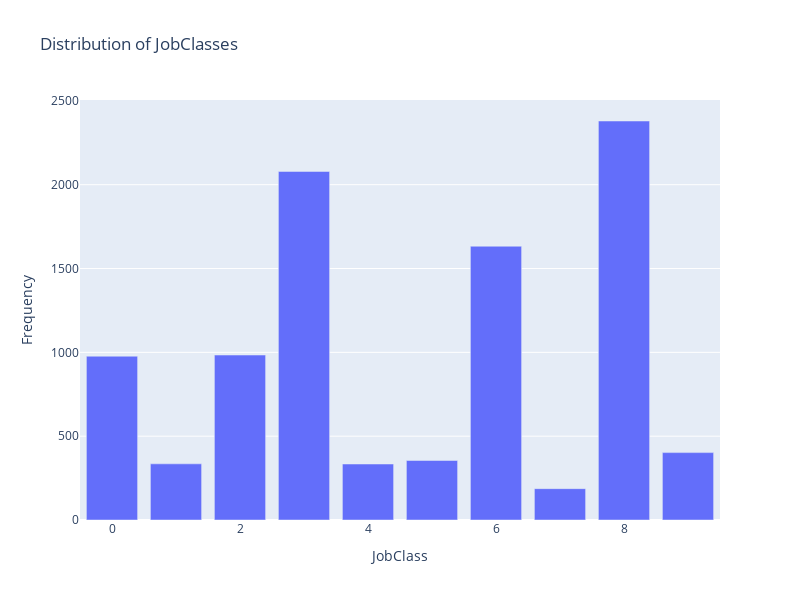

This figure's notebook cell:
### Markdown cell above
#### Inspecting Job Clusters

### Code cell
job_classes = pd.Series(y).value_counts()
fig = px.bar(
    data_frame=job_classes,
    width=800,
    height=600,
    title='Distribution of JobClasses',
    labels ={
        'index': 'JobClass',
        'value': 'Frequency'
    }
)
fig.layout.update(showlegend=False)
fig.show()

### Figure 1 — Plotly figure (JSON) as saved in the notebook; plotly's stock layout.template omitted (floating-point values rounded to 4 significant figures)
{"data": [{"alignmentgroup": "True", "hovertemplate": "variable=0<br>JobClass=%{x}<br>Frequency=%{y}<extra></extra>", "legendgroup": "0", "marker": {"color": "#636efa"}, "name": "0", "offsetgroup": "0", "orientation": "v", "showlegend": true, "textposition": "auto", "type": "bar", "x": [8, 3, 6, 2, 0, 9, 5, 1, 4, 7], "xaxis": "x", "y": [2380, 2079, 1633, 984, 977, 402, 355, 335, 334, 187], "yaxis": "y"}], "layout": {"barmode": "relative", "height": 600, "legend": {"title": {"text": "variable"}, "tracegroupgap": 0}, "showlegend": false, "title": {"text": "Distribution of JobClasses"}, "width": 800, "xaxis": {"anchor": "y", "domain": [0, 1], "title": {"text": "JobClass"}}, "yaxis": {"anchor": "x", "domain": [0, 1], "title": {"text": "Frequency"}}}}
